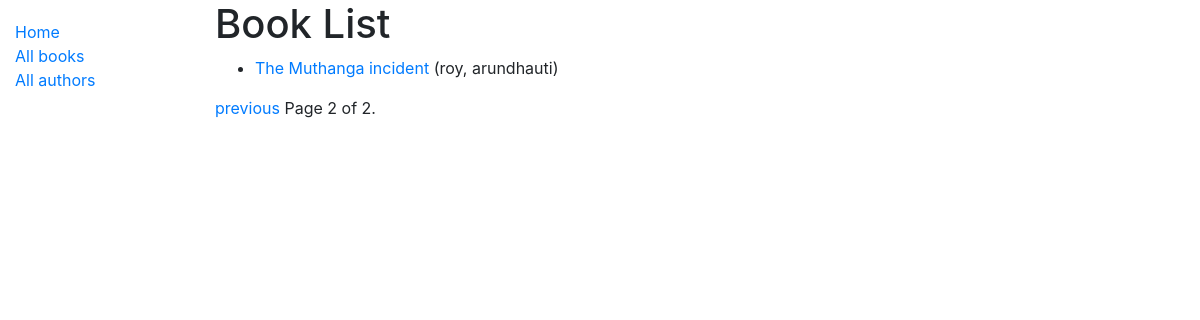
Page /catalog/books/?page=2 on the earlier database version.
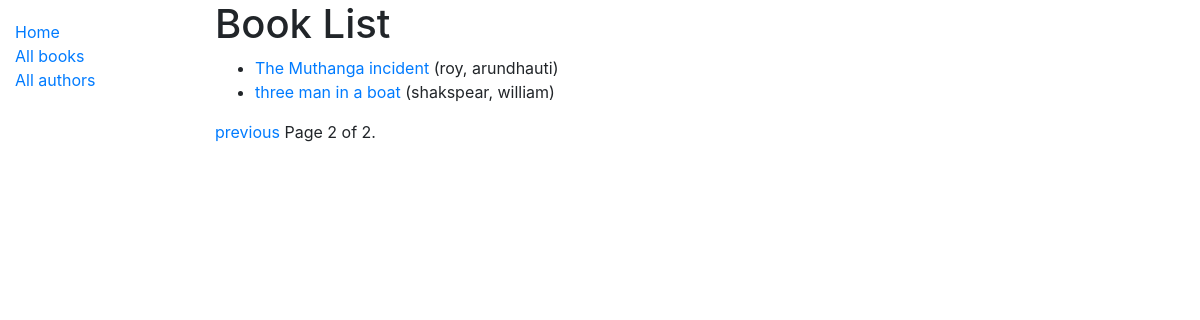
Same page on the later database version.
### catalog/models.py (models this page shows, shortened)
class Book(models.Model):
    title = models.CharField(max_length=200)
    author = models.ForeignKey(Author, on_delete=models.SET_NULL, null=True)
    summary = models.TextField(
        max_length=1000, help_text='Enter a brief description of the book')
    isbn = models.CharField('ISBN', max_length=13, unique=True,
                            help_text='13 Character <a href="https://www.isbn-international.org/content/what-isbn">ISBN number</a>')
    Lang = models.ForeignKey("Language", on_delete=models.PROTECT, null=True)
    genre = models.ManyToManyField(
        Genre, help_text='Select a genre for this book')
    def display_genre(self):
        """Create a string for the Genre. This is required to display genre in Admin."""
        return ', '.join(genre.name for genre in self.genre.all()[:3])
    display_genre.short_description = 'Genre'
    def get_absolute_url(self):
        return reverse('book-detail', args=[str(self.id)])

class Author(models.Model):
    first_name = models.CharField(max_length=100)
    last_name = models.CharField(max_length=100)
    date_of_birth = models.DateField(null=True, blank=True)
    date_of_death = models.DateField('Died', null=True, blank=True)
    class Meta:
        ordering = ['last_name', 'first_name']
    def __str__(self):
        return f'{self.last_name}, {self.first_name}'

### catalog/views.py (the view)
# urls.py: path('books/', views.BookListView.as_view(), name='books'),
class BookListView(generic.ListView):
    model = Book
    paginate_by = 2

### catalog/templates/catalog/book_list.html
{% extends "base_generic.html" %}
{% block content %}
  <h1>Book List</h1>
  {% if book_list %}
  <ul>
    {% for book in book_list %}
      <li>
        <a href="{{ book.get_absolute_url }}">{{ book.title }}</a> ({{book.author}})
      </li>
    {% endfor %}
  </ul>
  {% else %}
    <p>There are no books in the library.</p>
  {% endif %}
{% endblock %}

### catalog/templates/base_generic.html (shortened to what this page needs)
<!DOCTYPE html>
<html lang="en">
<head>
  <link rel="stylesheet" href="https://cdn.jsdelivr.net/npm/bootstrap@4.5.3/dist/css/bootstrap.min.css"
>
  {% load static %}
  <link rel="stylesheet" href="{% static 'style.css' %}">
</head>
<body>
  <div class="container-fluid">
    <div class="row">
      <div class="col-sm-2">
        {% block sidebar %}
        <ul class="sidebar-nav">
          <li><a href="{% url 'index' %}">Home</a></li>
          <li><a href="{% url 'books'%}">All books</a></li>
          <li><a href="{% url 'author'%}">All authors</a></li>
        </ul>
        {% endblock %}
      </div>
      <div class="col-sm-10 ">{% block content %}{% endblock %}
        {% block pagination %}
        {% if is_paginated %}
        <div class="pagination">
          <span class="page-links">
            {% if page_obj.has_previous %}
            <a href="{{ request.path }}?page={{ page_obj.previous_page_number }}">previous</a>
            {% endif %}
            <span class="page-current">
              Page {{ page_obj.number }} of {{ page_obj.paginator.num_pages }}.
            </span>
          </span>
        </div>
        {% endif %}
        {% endblock %}
      </div>
    </div>
  </div>
</body>
</html>

### catalog/static/style.css (style rules this page uses)
.sidebar-nav { margin-top: 20px; padding: 0; list-style: none; }

Differences in the rows shown:
added Book: title "three man in a boat", author "shakspear, william"
